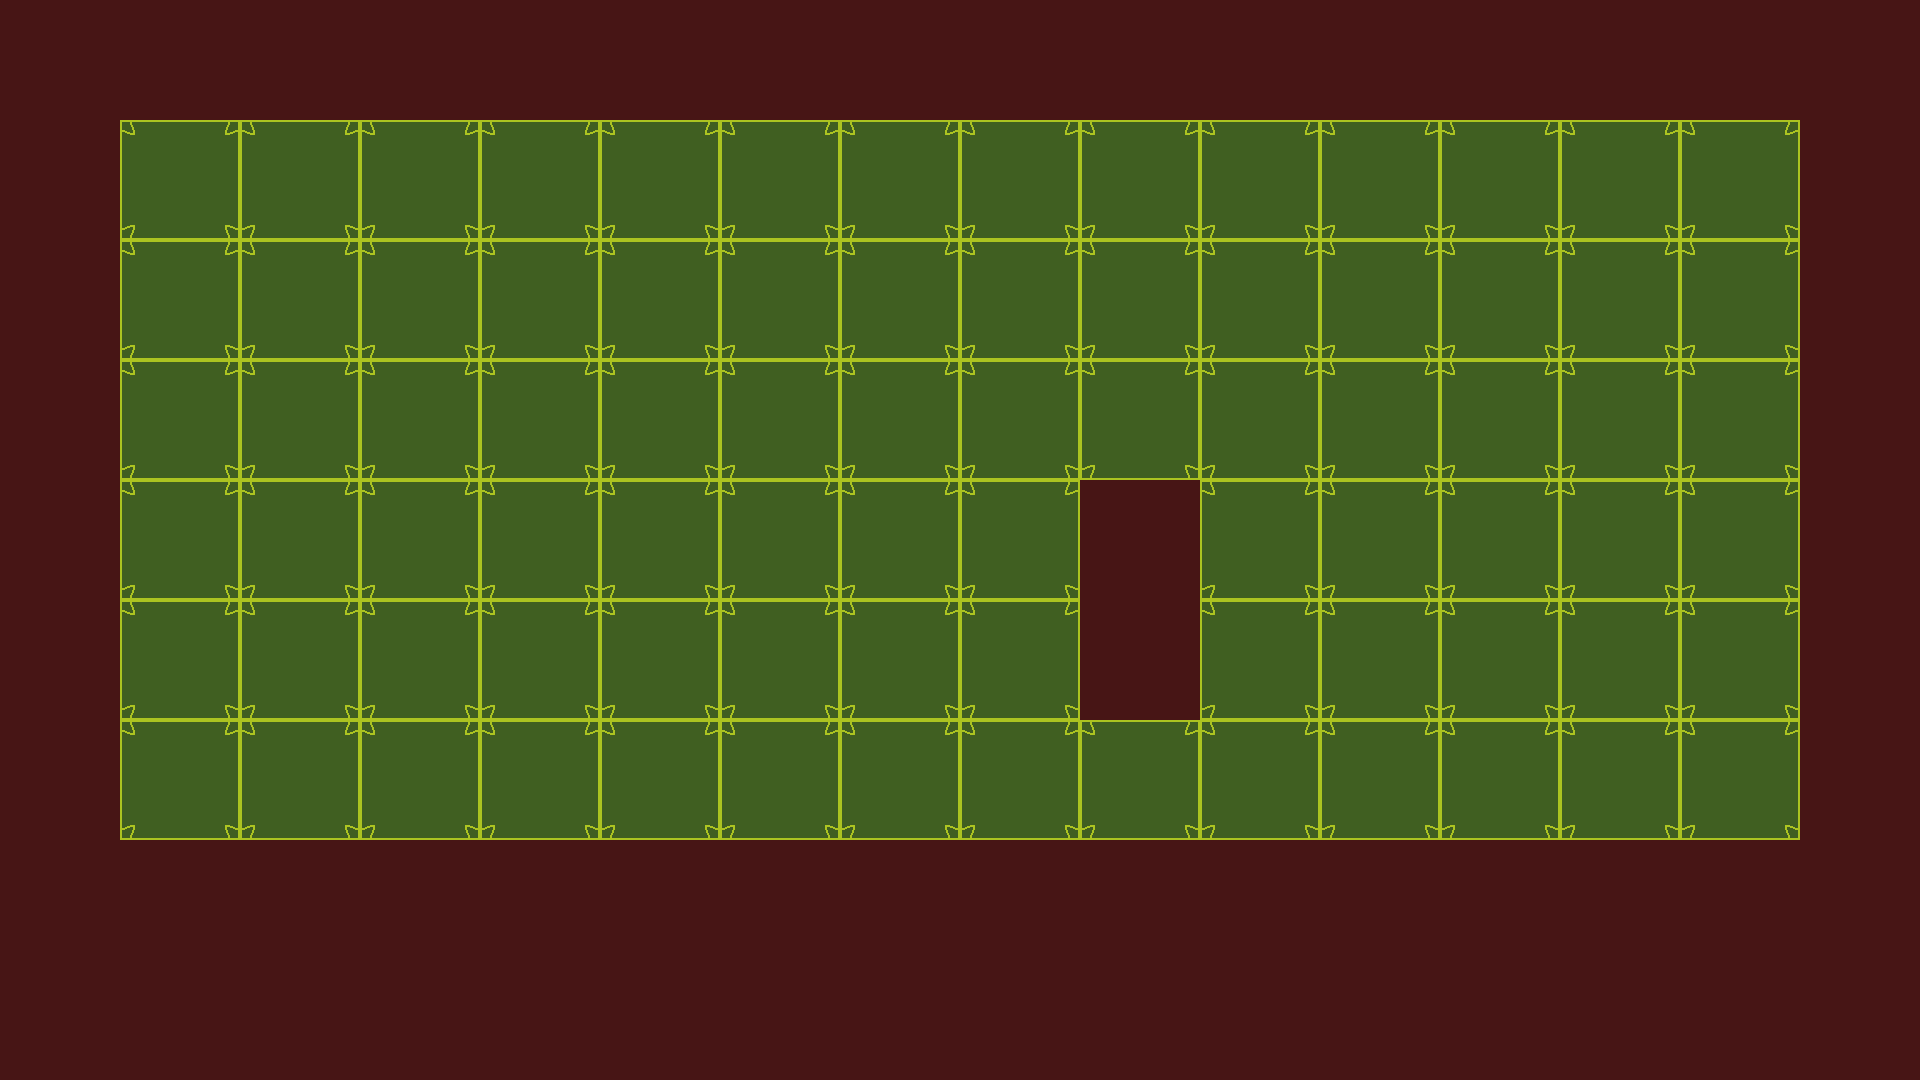

Rendered tile map (Tiled .tmx) drawn with the repository's tilesets; below, a short description and the full map source, tile grids included:
An orthogonal 16x9 tile map with 120x120 px tiles, 2 tile layers (grid, metadata), 2 tilesets.

<map version="1.9" tiledversion="1.9.2" orientation="orthogonal" renderorder="right-down" width="16" height="9" tilewidth="120" tileheight="120" infinite="0" nextlayerid="4" nextobjectid="1">
 <properties>
  <property name="mapType" type="int" value="1" />
 </properties>
 <tileset firstgid="1" name="testTileset" tilewidth="120" tileheight="120" tilecount="1" columns="1">
  <image source="../World_01/testTileset.png" width="120" height="120" />
 </tileset>
 <tileset firstgid="2" name="metaTiles" tilewidth="120" tileheight="120" tilecount="3" columns="3">
  <image source="../World_01/metaTiles.png" width="360" height="120" />
 </tileset>
 <imagelayer id="2" name="BG">
  <image source="Assets\Maps\World_02\Assets\Interior_Cerdo_Grande.png" width="1920" height="1080" />
  <properties>
   <property name="Draw" type="bool" value="true" />
  </properties>
 </imagelayer>
 <layer id="1" name="grid" width="16" height="9">
  <properties>
   <property name="Draw" type="bool" value="true" />
  </properties>
  <data>
   <tile />
   <tile />
   <tile />
   <tile />
   <tile />
   <tile />
   <tile />
   <tile />
   <tile />
   <tile />
   <tile />
   <tile />
   <tile />
   <tile />
   <tile />
   <tile />
   <tile />
   <tile gid="1" />
   <tile gid="1" />
   <tile gid="1" />
   <tile gid="1" />
   <tile gid="1" />
   <tile gid="1" />
   <tile gid="1" />
   <tile gid="1" />
   <tile gid="1" />
   <tile gid="1" />
   <tile gid="1" />
   <tile gid="1" />
   <tile gid="1" />
   <tile gid="1" />
   <tile />
   <tile />
   <tile gid="1" />
   <tile gid="1" />
   <tile gid="1" />
   <tile gid="1" />
   <tile gid="1" />
   <tile gid="1" />
   <tile gid="1" />
   <tile gid="1" />
   <tile gid="1" />
   <tile gid="1" />
   <tile gid="1" />
   <tile gid="1" />
   <tile gid="1" />
   <tile gid="1" />
   <tile />
   <tile />
   <tile gid="1" />
   <tile gid="1" />
   <tile gid="1" />
   <tile gid="1" />
   <tile gid="1" />
   <tile gid="1" />
   <tile gid="1" />
   <tile gid="1" />
   <tile gid="1" />
   <tile gid="1" />
   <tile gid="1" />
   <tile gid="1" />
   <tile gid="1" />
   <tile gid="1" />
   <tile />
   <tile />
   <tile gid="1" />
   <tile gid="1" />
   <tile gid="1" />
   <tile gid="1" />
   <tile gid="1" />
   <tile gid="1" />
   <tile gid="1" />
   <tile gid="1" />
   <tile />
   <tile gid="1" />
   <tile gid="1" />
   <tile gid="1" />
   <tile gid="1" />
   <tile gid="1" />
   <tile />
   <tile />
   <tile gid="1" />
   <tile gid="1" />
   <tile gid="1" />
   <tile gid="1" />
   <tile gid="1" />
   <tile gid="1" />
   <tile gid="1" />
   <tile gid="1" />
   <tile />
   <tile gid="1" />
   <tile gid="1" />
   <tile gid="1" />
   <tile gid="1" />
   <tile gid="1" />
   <tile />
   <tile />
   <tile gid="1" />
   <tile gid="1" />
   <tile gid="1" />
   <tile gid="1" />
   <tile gid="1" />
   <tile gid="1" />
   <tile gid="1" />
   <tile gid="1" />
   <tile gid="1" />
   <tile gid="1" />
   <tile gid="1" />
   <tile gid="1" />
   <tile gid="1" />
   <tile gid="1" />
   <tile />
   <tile />
   <tile />
   <tile />
   <tile />
   <tile />
   <tile />
   <tile />
   <tile />
   <tile />
   <tile />
   <tile />
   <tile />
   <tile />
   <tile />
   <tile />
   <tile />
   <tile />
   <tile />
   <tile />
   <tile />
   <tile />
   <tile />
   <tile />
   <tile />
   <tile />
   <tile />
   <tile />
   <tile />
   <tile />
   <tile />
   <tile />
   <tile />
  </data>
 </layer>
 <layer id="3" name="metadata" width="16" height="9">
  <properties>
   <property name="Draw" type="bool" value="false" />
  </properties>
  <data>
   <tile gid="2" />
   <tile gid="2" />
   <tile gid="2" />
   <tile gid="2" />
   <tile gid="2" />
   <tile gid="2" />
   <tile gid="2" />
   <tile gid="2" />
   <tile gid="2" />
   <tile gid="2" />
   <tile gid="2" />
   <tile gid="2" />
   <tile gid="2" />
   <tile gid="2" />
   <tile gid="2" />
   <tile gid="2" />
   <tile gid="2" />
   <tile gid="3" />
   <tile gid="3" />
   <tile gid="3" />
   <tile gid="3" />
   <tile gid="3" />
   <tile gid="3" />
   <tile gid="3" />
   <tile gid="3" />
   <tile gid="3" />
   <tile gid="3" />
   <tile gid="3" />
   <tile gid="3" />
   <tile gid="3" />
   <tile gid="3" />
   <tile gid="2" />
   <tile gid="2" />
   <tile gid="3" />
   <tile gid="3" />
   <tile gid="3" />
   <tile gid="3" />
   <tile gid="3" />
   <tile gid="3" />
   <tile gid="3" />
   <tile gid="3" />
   <tile gid="3" />
   <tile gid="3" />
   <tile gid="3" />
   <tile gid="3" />
   <tile gid="3" />
   <tile gid="3" />
   <tile gid="2" />
   <tile gid="2" />
   <tile gid="3" />
   <tile gid="3" />
   <tile gid="3" />
   <tile gid="3" />
   <tile gid="3" />
   <tile gid="3" />
   <tile gid="3" />
   <tile gid="3" />
   <tile gid="3" />
   <tile gid="3" />
   <tile gid="3" />
   <tile gid="3" />
   <tile gid="3" />
   <tile gid="3" />
   <tile gid="2" />
   <tile gid="2" />
   <tile gid="3" />
   <tile gid="3" />
   <tile gid="3" />
   <tile gid="3" />
   <tile gid="3" />
   <tile gid="3" />
   <tile gid="3" />
   <tile gid="3" />
   <tile gid="2" />
   <tile gid="3" />
   <tile gid="3" />
   <tile gid="3" />
   <tile gid="3" />
   <tile gid="3" />
   <tile gid="2" />
   <tile gid="2" />
   <tile gid="3" />
   <tile gid="3" />
   <tile gid="3" />
   <tile gid="3" />
   <tile gid="3" />
   <tile gid="3" />
   <tile gid="3" />
   <tile gid="3" />
   <tile gid="2" />
   <tile gid="3" />
   <tile gid="3" />
   <tile gid="3" />
   <tile gid="3" />
   <tile gid="3" />
   <tile gid="2" />
   <tile gid="2" />
   <tile gid="3" />
   <tile gid="3" />
   <tile gid="3" />
   <tile gid="3" />
   <tile gid="3" />
   <tile gid="3" />
   <tile gid="3" />
   <tile gid="3" />
   <tile gid="3" />
   <tile gid="3" />
   <tile gid="3" />
   <tile gid="3" />
   <tile gid="3" />
   <tile gid="3" />
   <tile gid="2" />
   <tile gid="2" />
   <tile gid="2" />
   <tile gid="2" />
   <tile gid="2" />
   <tile gid="2" />
   <tile gid="2" />
   <tile gid="2" />
   <tile gid="2" />
   <tile gid="2" />
   <tile gid="2" />
   <tile gid="2" />
   <tile gid="2" />
   <tile gid="2" />
   <tile gid="2" />
   <tile gid="2" />
   <tile gid="2" />
   <tile gid="2" />
   <tile gid="2" />
   <tile gid="2" />
   <tile gid="2" />
   <tile gid="2" />
   <tile gid="2" />
   <tile gid="2" />
   <tile gid="2" />
   <tile gid="2" />
   <tile gid="2" />
   <tile gid="2" />
   <tile gid="2" />
   <tile gid="2" />
   <tile gid="2" />
   <tile gid="2" />
   <tile gid="2" />
  </data>
 </layer>
</map>
